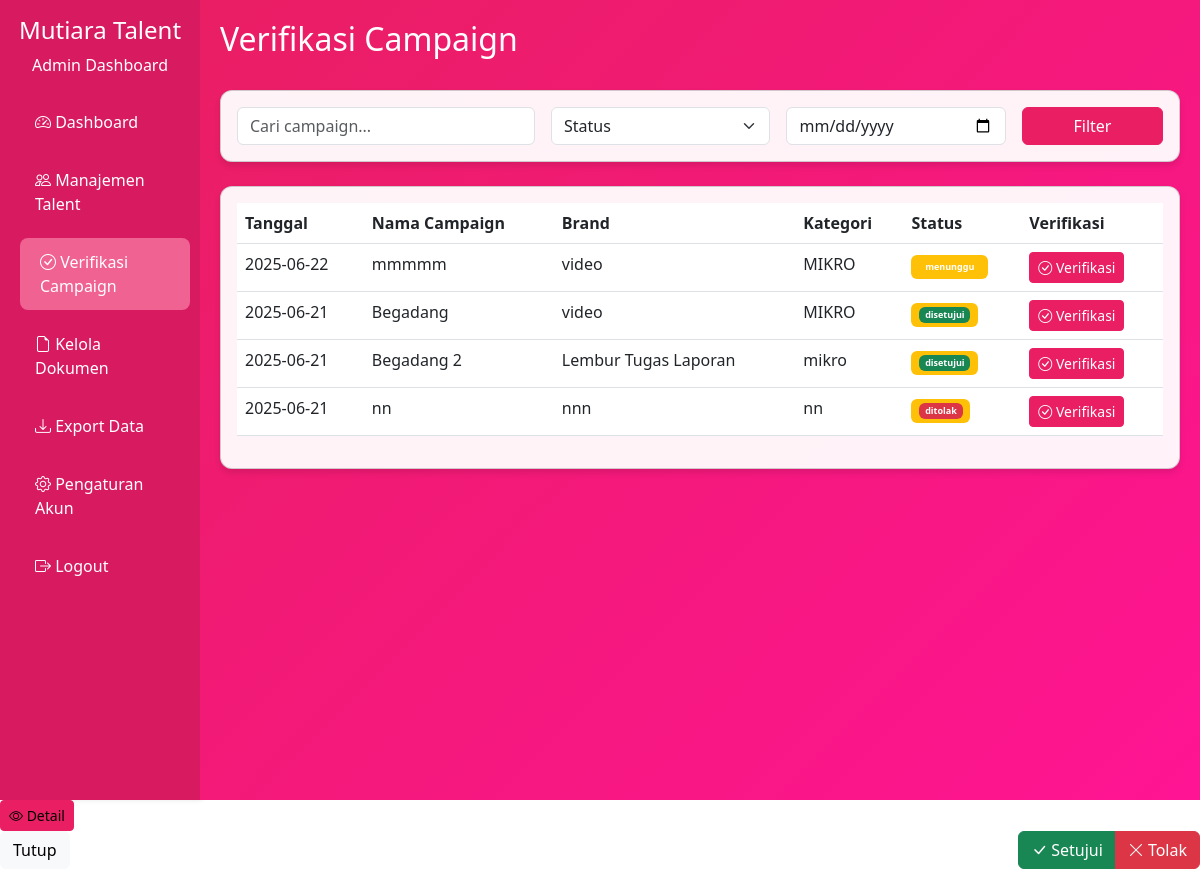
Screenshot of /admin/campaigns.php (signed in) with the database file from the repository.
### tables this page shows
CREATE TABLE `campaigns` (
  `id` int(11) NOT NULL,
  `client_id` int(11) NOT NULL,
  `nama_campaign` varchar(255) NOT NULL,
  `brand` varchar(255) NOT NULL,
  `kategori` varchar(100) NOT NULL,
  `deskripsi` text DEFAULT NULL,
  `min_followers` varchar(50) DEFAULT NULL,
  `engagement_rate` varchar(20) DEFAULT NULL,
  `kategori_konten` varchar(255) DEFAULT NULL,
  `lokasi` varchar(255) DEFAULT NULL,
  `status` enum('menunggu','disetujui','ditolak') DEFAULT 'menunggu',
  `tanggal_pengajuan` date DEFAULT curdate(),
  `created_at` timestamp NOT NULL DEFAULT current_timestamp(),
  `updated_at` timestamp NOT NULL DEFAULT current_timestamp() ON UPDATE current_timestamp()
);

### admin/campaigns.php (the view, shortened to what this page needs)
<?php
require_once '../config/database.php';
$stmt = $db->query("SELECT * FROM campaigns ORDER BY tanggal_pengajuan DESC");
$campaigns = $stmt->fetchAll(PDO::FETCH_ASSOC);
?>
<!DOCTYPE html>
<html lang="en">
<head>
    <link href="https://cdn.jsdelivr.net/npm/bootstrap@5.3.0/dist/css/bootstrap.min.css" rel="stylesheet">
    <link href="https://cdn.jsdelivr.net/npm/bootstrap-icons@1.7.2/font/bootstrap-icons.css" rel="stylesheet">
</head>
<body>
    <div class="container-fluid">
        <div class="row">
            <div class="col-md-3 col-lg-2 sidebar p-0">
                <div class="d-flex flex-column">
                    <div class="p-3 text-center">
                        <h4>Mutiara Talent</h4>
                        <p class="mb-0">Admin Dashboard</p>
                    </div>
                    <div class="nav flex-column">
                        <a href="dashboard.php" class="nav-link">
                            <i class="bi bi-speedometer2"></i> Dashboard
                        </a>
                        <a href="talents.php" class="nav-link">
                            <i class="bi bi-people"></i> Manajemen Talent
                        </a>
                        <a href="campaigns.php" class="nav-link active">
                            <i class="bi bi-check-circle"></i> Verifikasi Campaign
                        </a>
                        <a href="documents.php" class="nav-link">
                            <i class="bi bi-file-earmark"></i> Kelola Dokumen
                        </a>
                        <a href="export.php" class="nav-link">
                            <i class="bi bi-download"></i> Export Data
                        </a>
                        <a href="settings.php" class="nav-link">
                            <i class="bi bi-gear"></i> Pengaturan Akun
                        </a>
                        <a href="../logout.php" class="nav-link">
                            <i class="bi bi-box-arrow-right"></i> Logout
                        </a>
                    </div>
                </div>
            </div>
            <div class="col-md-9 col-lg-10 main-content">
                <div class="d-flex justify-content-between align-items-center mb-4">
                    <h2>Verifikasi Campaign</h2>
                </div>
                <div class="card mb-4">
                    <div class="card-body">
                        <div class="row g-3">
                            <div class="col-md-4">
                                <input type="text" class="form-control" placeholder="Cari campaign...">
                            </div>
                            <div class="col-md-3">
                                <select class="form-select">
                                    <option value="">Status</option>
                                </select>
                            </div>
                            <div class="col-md-3">
                                <input type="date" class="form-control">
                            </div>
                            <div class="col-md-2">
                                <button class="btn btn-primary w-100">Filter</button>
                            </div>
                        </div>
                    </div>
                </div>
                <div class="card">
                    <div class="card-body">
                        <div class="table-responsive">
                            <table class="table table-hover">
                                <thead>
                                    <tr>
                                        <th>Tanggal</th>
                                        <th>Nama Campaign</th>
                                        <th>Brand</th>
                                        <th>Kategori</th>
                                        <th>Status</th>
                                        <th>Verifikasi</th>
                                    </tr>
                                </thead>
                                <tbody>
                                    <?php foreach ($campaigns as $campaign): ?>
                                        <tr>
                                            <td><?php echo $campaign['tanggal_pengajuan']; ?></td>
                                            <td><?php echo $campaign['nama_campaign']; ?></td>
                                            <td><?php echo $campaign['brand']; ?></td>
                                            <td><?php echo $campaign['kategori']; ?></td>
                                            <td>
                                                <span class="badge bg-warning status-badge"
                                                    data-campaign-id="<?php echo $campaign['id']; ?>">
                                                    <?php
                                                    $status = $campaign['status'] ?? 'menunggu';
                                                    $badge_class = $status === 'disetujui' ? 'bg-success' : ($status === 'ditolak' ? 'bg-danger' : 'bg-warning');
                                                    echo "<span class='badge $badge_class status-badge'>$status</span>";
                                                    ?>
                                                </span>
                                            </td>
                                            <td>
                                                <button class="btn btn-sm btn-primary" data-bs-toggle="modal"
                                                    data-bs-target="#viewCampaignModal"
                                                    onclick="viewCampaign(<?php echo $campaign['id']; ?>)">
                                                    <i class="bi bi-check-circle"></i> Verifikasi
                                                </button>
                                            </td>
                                        </tr>
                                    <?php endforeach; ?>
                                </tbody>
                            </table>
                        </div>
                    </div>
                </div>
            </div>
        </div>
    </div>
    <td>
        <div class="action-buttons">
            <button class="btn btn-sm btn-info" data-bs-toggle="modal" data-bs-target="#viewCampaignModal"
                onclick="viewCampaign(1)" title="Lihat Detail">
                <i class="bi bi-eye"></i> Detail
            </button>
        </div>
    </td>
    <div class="modal-footer justify-content-between">
        <button type="button" class="btn btn-light" data-bs-dismiss="modal">Tutup</button>
        <div class="btn-group">
            <button type="button" class="btn btn-success" onclick="updateCampaignStatus('disetujui', campaignId)"><i
                    class="bi bi-check-lg me-1"></i>Setujui</button>
            <button type="button" class="btn btn-danger" onclick="updateCampaignStatus('ditolak', campaignId)"><i
                    class="bi bi-x-lg me-1"></i>Tolak</button>
        </div>
    </div>
</body>
</html>

### admin/campaigns.php (style rules this page uses)
:root { --pink-primary: #FF69B4; --pink-dark: #FF1493; --pink-light: #FFB6C1; --pink-sidebar: #D81B60; --pink-main: #E91E63; --pink-hover: #F06292; --white-text: #FFFFFF; }
.sidebar { background-color: var(--pink-sidebar); min-height: 100vh; color: var(--white-text); box-shadow: 2px 0 5px rgba(0, 0, 0, 0.1); }
.sidebar .nav-link { color: var(--white-text); padding: 12px 20px; margin: 5px 15px; border-radius: 8px; transition: all 0.3s ease; }
.sidebar .nav-link:hover, .sidebar .nav-link.active { background-color: var(--pink-hover); transform: translateX(5px); }
.main-content { background: linear-gradient(135deg, var(--pink-main) 0%, var(--pink-dark) 100%); min-height: 100vh; color: var(--white-text); padding: 20px; }
.card { background: rgba(255, 255, 255, 0.95); border-radius: 12px; box-shadow: 0 4px 6px rgba(0, 0, 0, 0.1); }
.action-buttons { display: flex; gap: 5px; }
.action-buttons .btn { padding: 4px 8px; border-radius: 4px; }
.action-buttons .btn-info { background-color: var(--pink-main); border-color: var(--pink-main); }
.btn-primary { background-color: var(--pink-main); border-color: var(--pink-main); }

### rows the page displays
campaigns: tanggal_pengajuan "2025-06-22", nama_campaign "mmmmm", brand "video", kategori "MIKRO", status "menunggu"
campaigns: tanggal_pengajuan "2025-06-21", nama_campaign "Begadang", brand "video", kategori "MIKRO", status "disetujui"
campaigns: tanggal_pengajuan "2025-06-21", nama_campaign "Begadang 2", brand "Lembur Tugas Laporan", kategori "mikro", status "disetujui"
campaigns: tanggal_pengajuan "2025-06-21", nama_campaign "nn", brand "nnn", kategori "nn", status "ditolak"
